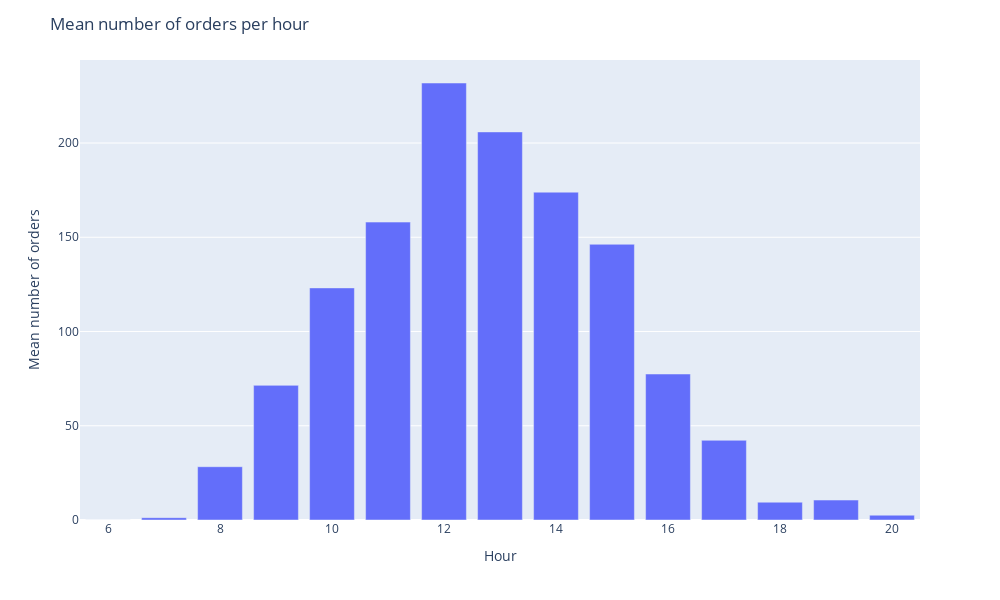

The notebook cell this image was saved under:
### Code cell
order_date_mean = order_date_pt.mean()

hour_mean_fig = px.bar(
    order_date_mean,
    x=order_date_mean.index,
    y=order_date_mean.values
    )
hour_mean_fig.update_layout(
        autosize=False, 
        width=1000,
        height=600,
        title_text="Mean number of orders per hour")
hour_mean_fig.layout.xaxis.title.text = "Hour"
hour_mean_fig.layout.yaxis.title.text = "Mean number of orders"
hour_mean_fig.show()

### Figure 1 — Plotly figure (JSON) as saved in the notebook; plotly's stock layout.template omitted (floating-point values rounded to 4 significant figures)
{"data": [{"alignmentgroup": "True", "hovertemplate": "Hour=%{x}<br>y=%{y}<extra></extra>", "legendgroup": "", "marker": {"color": "#636efa", "pattern": {"shape": ""}}, "name": "", "offsetgroup": "", "orientation": "v", "showlegend": false, "textposition": "auto", "type": "bar", "x": [6, 7, 8, 9, 10, 11, 12, 13, 14, 15, 16, 17, 18, 19, 20], "xaxis": "x", "y": [0.003279, 1.23, 28.28, 71.43, 123.1, 158.1, 231.9, 205.9, 173.9, 146.3, 77.46, 42.29, 9.456, 10.59, 2.548], "yaxis": "y"}], "layout": {"autosize": false, "barmode": "relative", "height": 600, "legend": {"tracegroupgap": 0}, "margin": {"t": 60}, "title": {"text": "Mean number of orders per hour"}, "width": 1000, "xaxis": {"anchor": "y", "domain": [0, 1], "title": {"text": "Hour"}}, "yaxis": {"anchor": "x", "domain": [0, 1], "title": {"text": "Mean number of orders"}}}}
